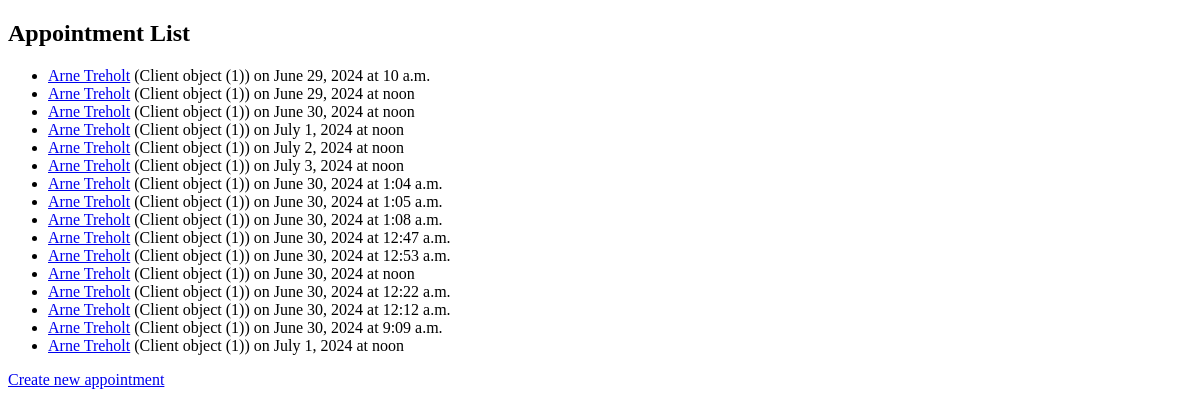
Page /journals/appointments/ (signed in) on the earlier database version.
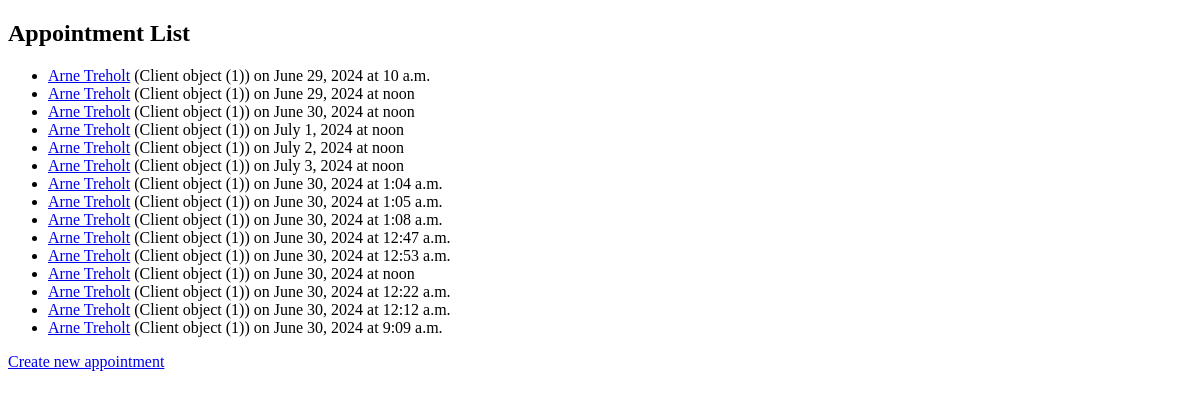
Same page on the later database version.
### journals/models.py (models this page shows, shortened)
class Appointment(models.Model):
    title = models.CharField(max_length=200)
    psychologist = models.ForeignKey(User, on_delete=models.CASCADE)
    client = models.ForeignKey(Client, on_delete=models.CASCADE)
    service = models.ForeignKey(Service, on_delete=models.CASCADE)
    date = models.DateField()
    time = models.TimeField()
    created_at = models.DateTimeField(auto_now_add=True)
    journal_entry = models.OneToOneField(Journal, on_delete=models.SET_NULL, null=True, blank=True)

class Client(models.Model):
    name = models.CharField(max_length=100)
    email = models.EmailField()
    psychologist = models.ForeignKey(User, on_delete=models.CASCADE)
    birth_date = models.DateField(null=True, blank=True)
    personal_number = models.CharField(max_length=11, null=True, blank=True)
    gender = models.CharField(max_length=10, choices=[('M', 'Male'), ('F', 'Female'), ('O', 'Other')], null=True, blank=True)
    address = models.CharField(max_length=255, null=True, blank=True)
    postal_code = models.CharField(max_length=10, null=True, blank=True)
    municipality = models.CharField(max_length=100, null=True, blank=True)

### journals/views.py (the view)
# urls.py: path('appointments/', views.appointment_list, name='appointment_list'),
@login_required
def appointment_list(request):
    appointments = Appointment.objects.filter(psychologist=request.user)
    return render(request, 'journals/appointment_list.html', {'appointments': appointments})

### journals/templates/journals/appointment_list.html (shortened to what this page needs)
{% load static %}
<!DOCTYPE html>
<html>
<head>
</head>
<body>
    <h2>Appointment List</h2>
    <ul>
        {% for appointment in appointments %}
            <li><a href="{% url 'appointment_detail' appointment.pk %}">{{ appointment.title }}</a> ({{ appointment.client }}) on {{ appointment.date }} at {{ appointment.time }}</li>
        {% endfor %}
    </ul>
    <a href="{% url 'appointment_create' %}">Create new appointment</a>
</body>
</html>

Differences in the rows shown:
removed Appointment: title "Arne Treholt", client "Client object (1)", date "July 1, 2024", time "noon"
